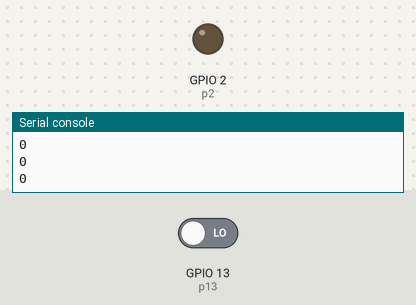
Simulated run of this program. Board: ESP32 board running MicroPython. Shown: output pins drawn as LEDs (lit = HIGH), the last lines printed to the serial console. Dashed ring = blinking. Inputs (shaded band) come from the test bench; at power-on: GPIO 13 (p13) LOW.

Above: at 1.2 s.
1.3 s: GPIO 13 (p13) driven HIGH
At 1.55 s:
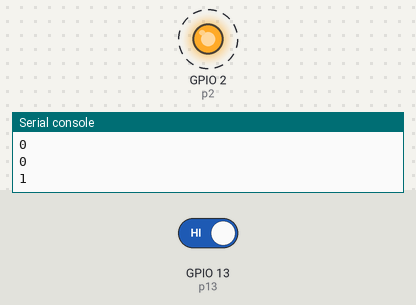
Timing chart, 0 to 10.3 s (numbered marks = the images above; inputs shaded):
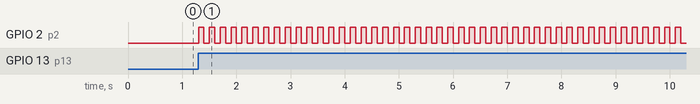

Measured:
- after the input at 1.3 s, GPIO 2 (p2): alternates HIGH for 0.10 s and LOW for 0.10 s, starting at once

The program:

_____.py
```python
from machine import Pin
import time


# 引脚配置
p13 = Pin(13, Pin.IN)
p2 = Pin(2,Pin.OUT)

while True:
    ret = p13.value()  # 读取传感器数据
    print(ret)

    if ret:
        for i in range(100):  # 通过led闪烁的方式报警
            p2.value(1)
            time.sleep(0.1)
            p2.value(0)
            time.sleep(0.1)

    time.sleep(0.1)
```
